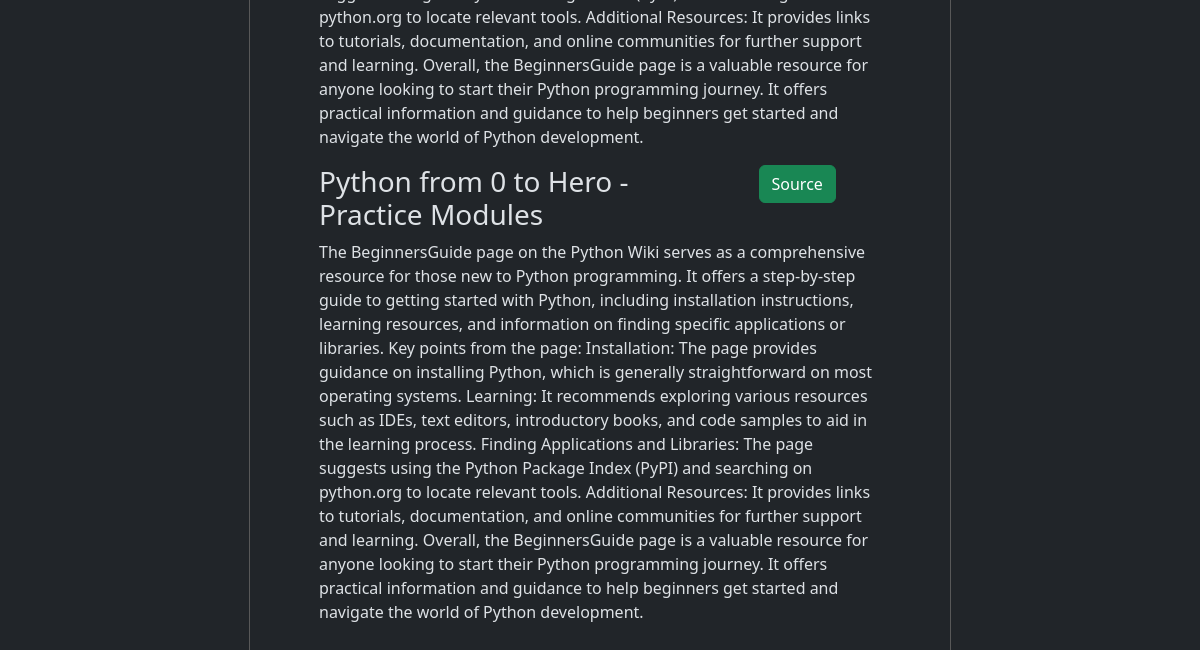
Before: /resources/3/ (lower part) with the older database file.
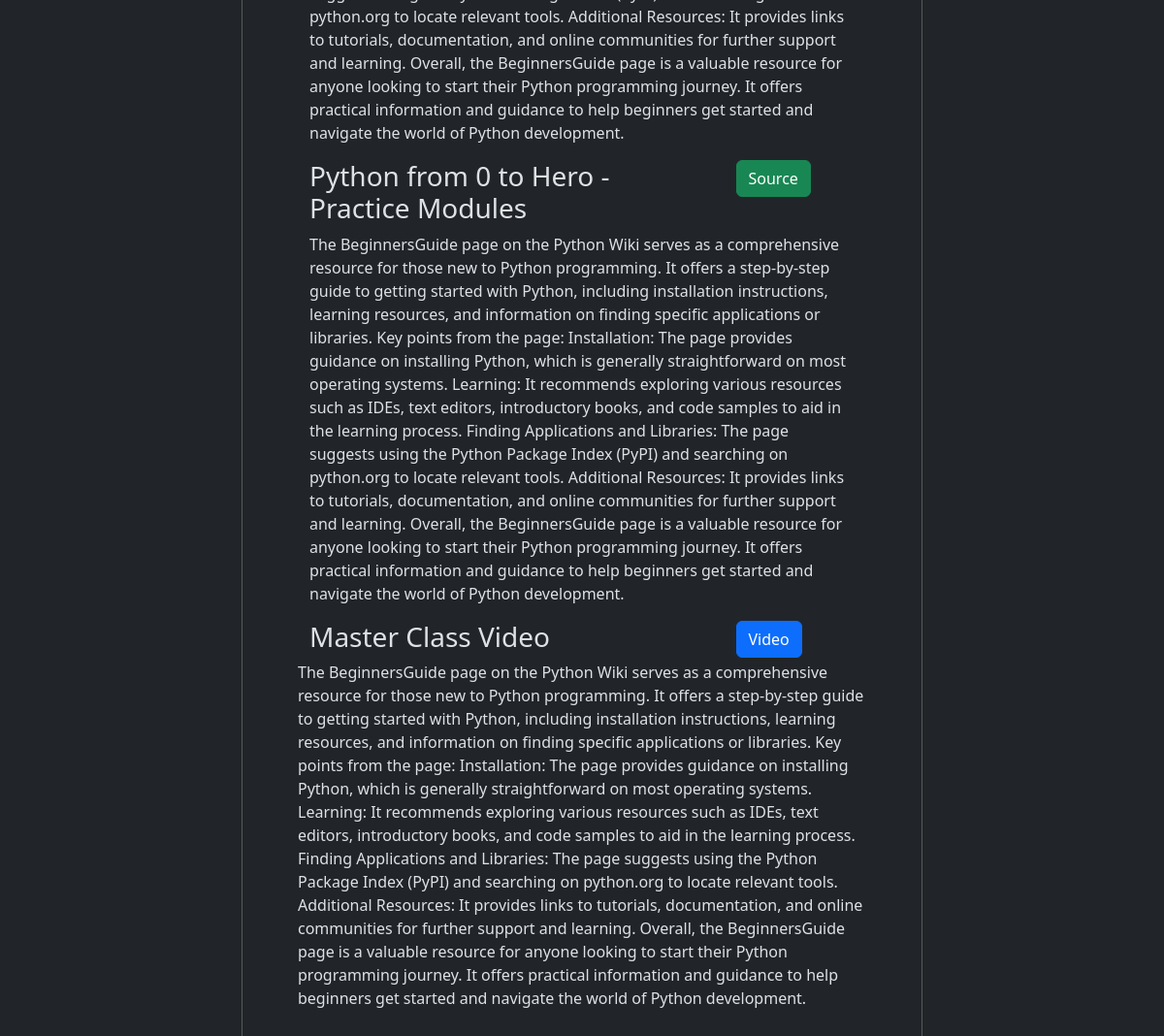
After: the same page with the newer database file.
### resources/models.py (models this page shows, shortened)
class SubPost(models.Model):
    tittle = models.CharField(max_length = 200)
    link = models.URLField(default = '')
    parent_post = models.ManyToManyField(Post)

### resources/views.py (the view)
# urls.py: path('<int:blog_id>/', views.blog_page, name = "blog_page"),  # resources/3
def blog_page(request, blog_id):
    blog = get_object_or_404(Post, pk = blog_id)
    all_tags = PostTag.objects.all()
    subposts = SubPost.objects.filter(parent_post = blog)
    video_ids = [subpost.link[32:] if subpost.link[12:19] == "youtube" else "" for subpost in SubPost.objects.all()]
    together = zip(subposts, video_ids)
    context = {
        'blog': blog,
        'all_tags': all_tags,
        'subposts': subposts
    }
    print(together)
    return render(request, 'blog_page.html', context)

### resources/templates/blog_page.html (shortened to what this page needs)
{% extends "resources_base.html" %}
{% load static %}
{% block content %}
    {% block left_sidebar %}
        <div class="left-sidebar-container">
            <h3 style='font-weight: bold; padding-left: 50px'> Topics </h3> <br>
        </div>
    {% endblock %}
    {% block right_sidebar %}
        <div class="right-sidebar-container">
        </div>
    {% endblock %}
    <h1 style = "text-align: center;"> {{ blog.tittle }} </h1> <br>
    <div class="container">
        <div class="row justify-content-center">
            <br>
            {% if subposts %}
                {% for subpost in subposts %}
                    <div class="row">
                        <div class="col-9">
                            <h3> {{subpost.tittle}} </h3>
                        </div>
                        {% if subpost.link|slice:"12:19" == "youtube" %}
                            <div class="col-2">
                                <a href="#">
                                    <button type="button" class="btn btn-primary" data-bs-toggle="modal" data-bs-target="#videoModal"> Video </button>
                                </a>
                            </div>
                        {% else %}
                            <div class="col-2">
                                <a href="{{subpost.link}}" target="_blank">
                                    <button class="btn btn-success">Source</button>
                                </a>
                        {% endif %}
                        </div>
                    </div>
                    <div class="row">
                        <p>
                            The BeginnersGuide page on the Python Wiki serves as a comprehensive resource for those new to Python programming. It offers a step-by-step guide to getting started with Python, including installation instructions, learning resources, and information on finding specific applications or libraries.
                            Key points from the page:
                            Installation: The page provides guidance on installing Python, which is generally straightforward on most operating systems.
                            Learning: It recommends exploring various resources such as IDEs, text editors, introductory books, and code samples to aid in the learning process.
                            Finding Applications and Libraries: The page suggests using the Python Package Index (PyPI) and searching on python.org to locate relevant tools.
                            Additional Resources: It provides links to tutorials, documentation, and online communities for further support and learning.
                            Overall, the BeginnersGuide page is a valuable resource for anyone looking to start their Python programming journey. It offers practical information and guidance to help beginners get started and navigate the world of Python development.
                        </p>
                    </div>
                {% endfor %}
            {% else %}
                <br> <br>
                <h5 style="text-align: center;"> Links will be updated soon .... </h5>
            {% endif %}
        </div>
    </div>
{% endblock %}

Changed rows visible on the page:
added SubPost: tittle "Master Class Video"
